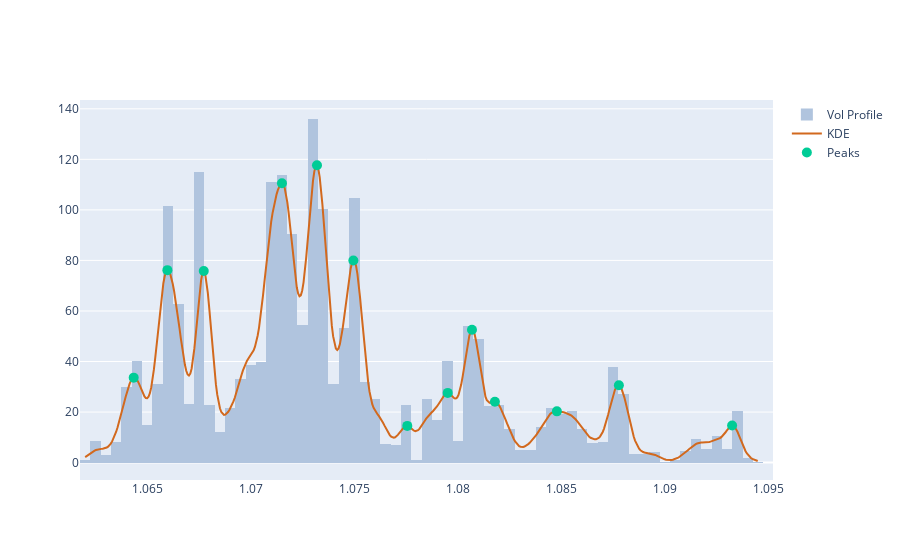

Notebook code for this chart:
### Code cell
peaks,_ = signal.find_peaks(kdy)
pkx = xr[peaks]
pky = kdy[peaks]

pk_marker_args=dict(size=10)
fig = get_dist_plot(close, volume, xr, kdy)
fig.add_trace(go.Scatter(name="Peaks", x=pkx, y=pky, mode='markers', marker=pk_marker_args))

### Figure 1 — Plotly figure (JSON) as saved in the notebook; plotly's stock layout.template omitted (floating-point values rounded to 4 significant figures; data arrays with more than 128 entries replaced by an {"elided": "..."} marker saying what was removed)
{"data": [{"histfunc": "sum", "histnorm": "probability density", "marker": {"color": "#B0C4DE"}, "name": "Vol Profile", "nbinsx": 150, "type": "histogram", "x": {"elided": "5760 float values"}, "y": {"elided": "5760 int values"}}, {"marker": {"color": "#D2691E"}, "mode": "lines", "name": "KDE", "type": "scatter", "x": {"elided": "500 float values"}, "y": {"elided": "500 float values"}}, {"marker": {"size": 10}, "mode": "markers", "name": "Peaks", "type": "scatter", "x": [1.064, 1.066, 1.068, 1.072, 1.073, 1.075, 1.078, 1.08, 1.081, 1.082, 1.085, 1.088, 1.093], "y": [33.62, 76.16, 75.84, 110.5, 117.6, 79.94, 14.52, 27.59, 52.56, 24.07, 20.28, 30.58, 14.7]}], "layout": {}}
